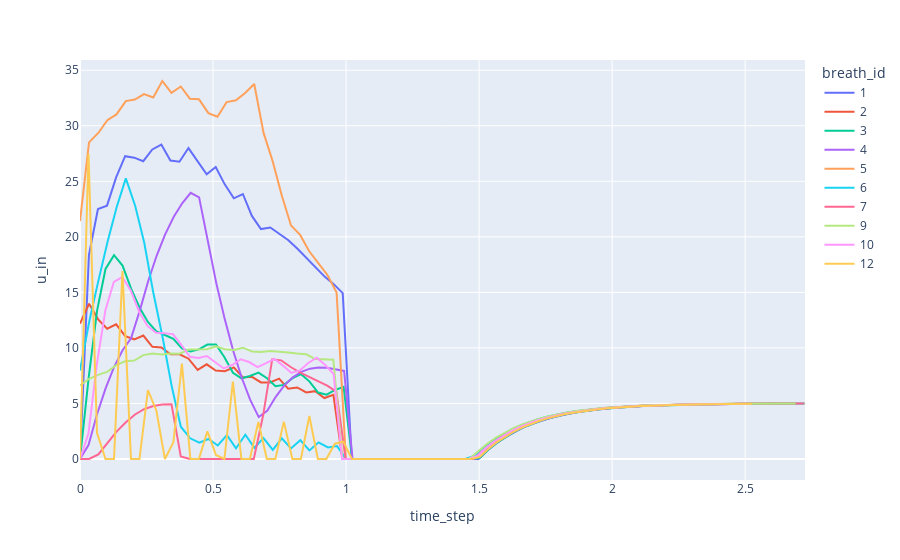

The notebook cell saved with this chart:
### Code cell
fig = px.line(training_data.head(80*10), x="time_step", y="u_in", color="breath_id")
fig.show()
